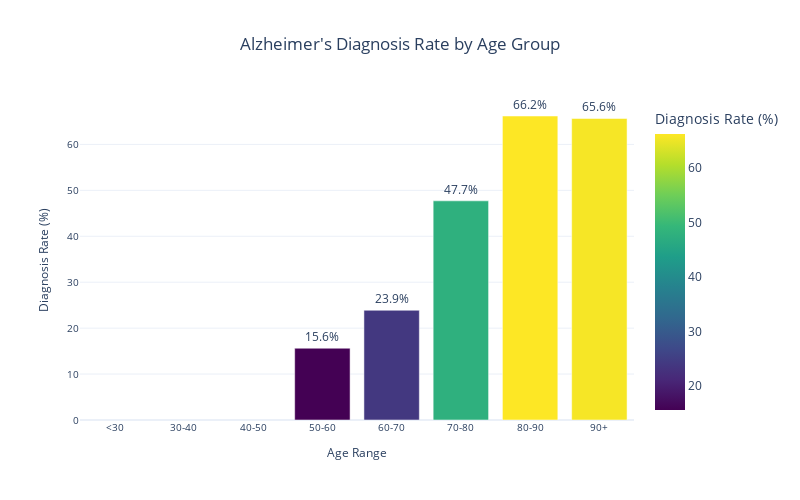

Source (notebook cell):
### Code cell
# Age Distribution Analysis
# Create age groups
bins = [0, 30, 40, 50, 60, 70, 80, 90, 100]
labels = ['<30', '30-40', '40-50', '50-60', '60-70', '70-80', '80-90', '90+']
df['Age Group'] = pd.cut(df['Age'], bins=bins, labels=labels, right=False)

# Calculate diagnosis rate by age group
age_analysis = df.groupby('Age Group')["Alzheimer’s Diagnosis"].apply(lambda x: (x == 'Yes').mean() * 100).reset_index()
age_analysis.columns = ['Age Group', 'Diagnosis Rate (%)']

# Create Plotly bar chart
fig = px.bar(age_analysis, 
             x='Age Group', 
             y='Diagnosis Rate (%)',
             title='Alzheimer\'s Diagnosis Rate by Age Group',
             labels={'Age Group': 'Age Range', 'Diagnosis Rate (%)': 'Diagnosis Rate (%)'},
             color='Diagnosis Rate (%)',
             color_continuous_scale='Viridis')

fig.update_layout(
    title_x=0.5,
    plot_bgcolor='white',
    showlegend=False,
    width=800,
    height=500
)

fig.update_traces(
    texttemplate='%{y:.1f}%',
    textposition='outside'
)

fig.update_xaxes(title_font=dict(size=12), tickfont=dict(size=10))
fig.update_yaxes(title_font=dict(size=12), tickfont=dict(size=10))

fig.show()

# Print the numbers
print('\nDiagnosis rates by age group:')
print(age_analysis)

### Figure 1 — Plotly figure (JSON) as saved in the notebook; plotly's stock layout.template omitted (floating-point values rounded to 4 significant figures)
{"data": [{"hovertemplate": "Age Range=%{x}<br>Diagnosis Rate (%)=%{marker.color}<extra></extra>", "legendgroup": "", "marker": {"color": [NaN, NaN, NaN, 15.63, 23.89, 47.71, 66.18, 65.64], "coloraxis": "coloraxis", "pattern": {"shape": ""}}, "name": "", "orientation": "v", "showlegend": false, "textposition": "outside", "texttemplate": "%{y:.1f}%", "type": "bar", "x": ["<30", "30-40", "40-50", "50-60", "60-70", "70-80", "80-90", "90+"], "xaxis": "x", "y": [NaN, NaN, NaN, 15.63, 23.89, 47.71, 66.18, 65.64], "yaxis": "y"}], "layout": {"barmode": "relative", "coloraxis": {"colorbar": {"title": {"text": "Diagnosis Rate (%)"}}, "colorscale": [[0, "#440154"], [0.1111, "#482878"], [0.2222, "#3e4989"], [0.3333, "#31688e"], [0.4444, "#26828e"], [0.5556, "#1f9e89"], [0.6667, "#35b779"], [0.7778, "#6ece58"], [0.8889, "#b5de2b"], [1, "#fde725"]]}, "height": 500, "legend": {"tracegroupgap": 0}, "plot_bgcolor": "white", "showlegend": false, "title": {"text": "Alzheimer's Diagnosis Rate by Age Group", "x": 0.5}, "width": 800, "xaxis": {"anchor": "y", "domain": [0, 1], "tickfont": {"size": 10}, "title": {"font": {"size": 12}, "text": "Age Range"}}, "yaxis": {"anchor": "x", "domain": [0, 1], "tickfont": {"size": 10}, "title": {"font": {"size": 12}, "text": "Diagnosis Rate (%)"}}}}
